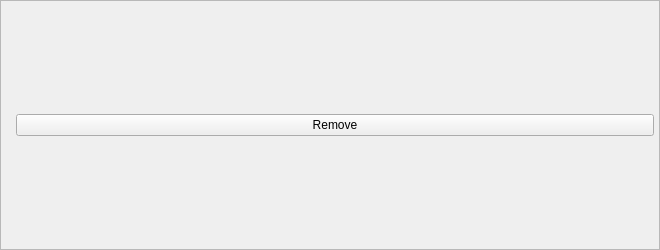
<?xml version="1.0" encoding="UTF-8"?>
<ui version="4.0">
 <class>VOI</class>
 <widget class="QFrame" name="VOI">
  <property name="geometry">
   <rect>
    <x>0</x>
    <y>0</y>
    <width>660</width>
    <height>250</height>
   </rect>
  </property>
  <property name="sizePolicy">
   <sizepolicy hsizetype="Preferred" vsizetype="Preferred">
    <horstretch>0</horstretch>
    <verstretch>0</verstretch>
   </sizepolicy>
  </property>
  <property name="minimumSize">
   <size>
    <width>0</width>
    <height>220</height>
   </size>
  </property>
  <property name="maximumSize">
   <size>
    <width>16777215</width>
    <height>300</height>
   </size>
  </property>
  <property name="windowTitle">
   <string>Frame</string>
  </property>
  <property name="styleSheet">
   <string notr="true"/>
  </property>
  <property name="frameShape">
   <enum>QFrame::StyledPanel</enum>
  </property>
  <property name="frameShadow">
   <enum>QFrame::Raised</enum>
  </property>
  <property name="lineWidth">
   <number>10</number>
  </property>
  <property name="midLineWidth">
   <number>10</number>
  </property>
  <layout class="QHBoxLayout" name="horizontalLayout_3">
   <property name="spacing">
    <number>5</number>
   </property>
   <property name="leftMargin">
    <number>5</number>
   </property>
   <property name="topMargin">
    <number>5</number>
   </property>
   <property name="rightMargin">
    <number>5</number>
   </property>
   <property name="bottomMargin">
    <number>5</number>
   </property>
   <item>
    <layout class="QVBoxLayout" name="voi_space">
     <property name="spacing">
      <number>10</number>
     </property>
     <property name="leftMargin">
      <number>5</number>
     </property>
     <property name="topMargin">
      <number>5</number>
     </property>
     <property name="rightMargin">
      <number>5</number>
     </property>
     <property name="bottomMargin">
      <number>5</number>
     </property>
    </layout>
   </item>
   <item>
    <widget class="QPushButton" name="remove_pushButton">
     <property name="text">
      <string>Remove</string>
     </property>
    </widget>
   </item>
  </layout>
 </widget>
 <resources/>
 <connections/>
</ui>
